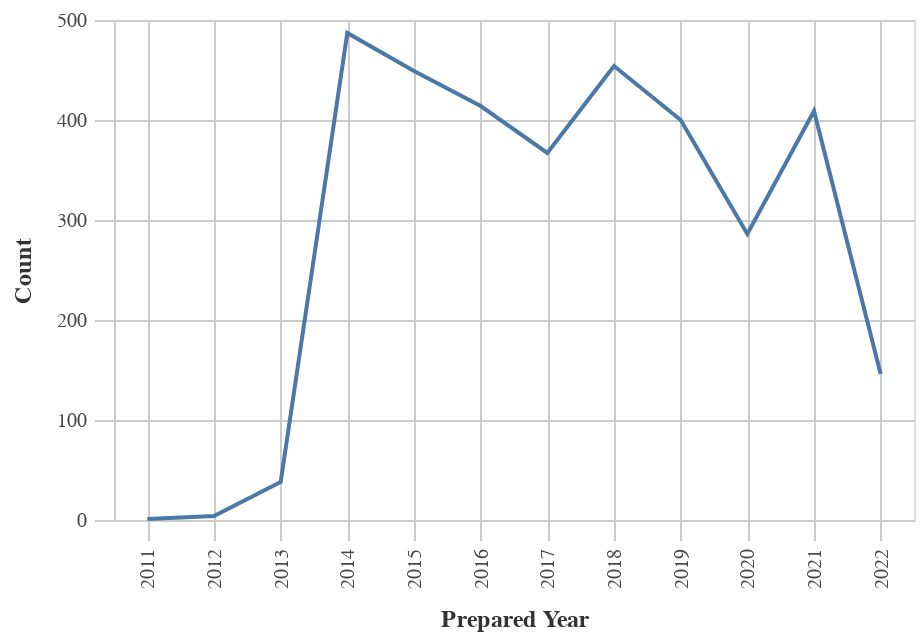

Notebook code for this chart:
### Markdown cell above
### Number of Obligations by Year

### Code cell
#Line chart for Obligations by Year
chart_df = (df_top>>filter(_.variable=='prepared_y')).rename(columns= {"value":"Year"})
    
chart1= (_dla_utils.basic_line_chart(chart_df, 'Year', 'count', district)).encode(x=alt.X('Year:O', title='Prepared Year'))
display(chart1)

### Figure 1 — Vega-Lite specification as saved in the notebook (floating-point values rounded to 4 significant figures)
{"config": {"view": {"continuousWidth": 400, "continuousHeight": 300}, "axis": {"domainColor": "#cbcbcb", "grid": true, "gridColor": "#cbcbcb", "gridWidth": 1, "labelColor": "#474747", "labelFont": "Nunito Sans", "labelFontSize": 10, "labelPadding": 4, "tickColor": "#cbcbcb", "tickSize": 10, "titleColor": "#333", "titleFont": "Raleway", "titleFontSize": 12, "titlePadding": 10}, "axisBand": {"grid": false}, "background": "white", "font": "Raleway", "header": {"labelFont": "Nunito Sans", "titleFont": "Raleway"}, "legend": {"labelColor": "#333", "labelFont": "Nunito Sans", "labelFontSize": 11, "labelLimit": 0, "padding": 1, "symbolSize": 30, "symbolType": "square", "titleColor": "#333", "titleFont": "Raleway", "titleFontSize": 14, "titlePadding": 10}, "title": {"anchor": "middle", "font": "Raleway", "fontSize": 18, "fontWeight": 300, "offset": 20}}, "data": {"name": "data-5744e5ff367795da3891b7c87fa82cbd"}, "mark": "line", "encoding": {"tooltip": [{"field": "Year", "title": "Year", "type": "quantitative"}, {"field": "count", "title": "Count", "type": "quantitative"}], "x": {"field": "Year", "title": "Prepared Year", "type": "ordinal"}, "y": {"field": "count", "title": "Count", "type": "quantitative"}}, "height": 250, "width": 400, "$schema": "https://vega.github.io/schema/vega-lite/v4.17.0.json", "datasets": {"data-5744e5ff367795da3891b7c87fa82cbd": [{"Year": 2014.0, "count": 487, "variable": "prepared_y"}, {"Year": 2018.0, "count": 454, "variable": "prepared_y"}, {"Year": 2015.0, "count": 449, "variable": "prepared_y"}, {"Year": 2016.0, "count": 414, "variable": "prepared_y"}, {"Year": 2021.0, "count": 409, "variable": "prepared_y"}, {"Year": 2019.0, "count": 400, "variable": "prepared_y"}, {"Year": 2017.0, "count": 367, "variable": "prepared_y"}, {"Year": 2020.0, "count": 286, "variable": "prepared_y"}, {"Year": 2022.0, "count": 146, "variable": "prepared_y"}, {"Year": 2013.0, "count": 38, "variable": "prepared_y"}, {"Year": 2012.0, "count": 4, "variable": "prepared_y"}, {"Year": 2011.0, "count": 1, "variable": "prepared_y"}]}}
